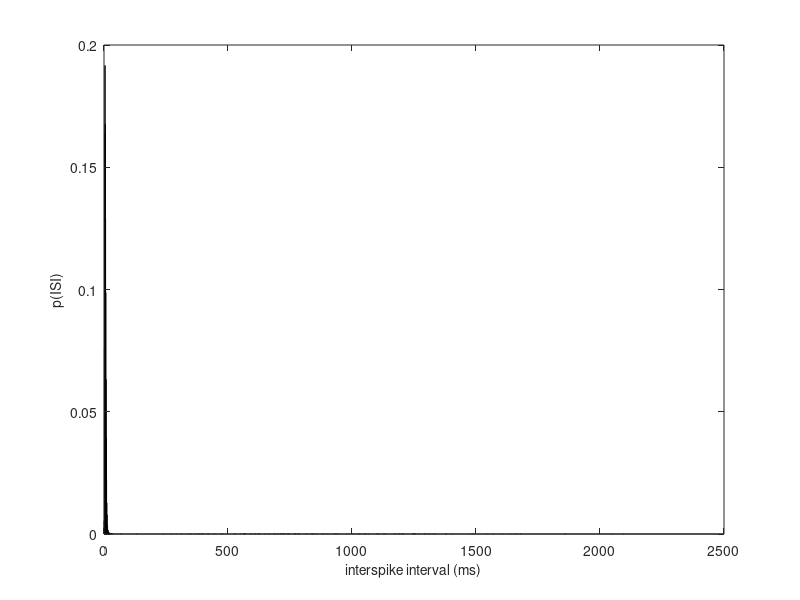

Reproduce this figure in MATLAB.
%%  netword of neurons with different parameters for (amplirude and time constant) 
clc
clear all
close all
%%
load('N11k.mat')

load('N21k.mat')

load('N31k.mat')

load('N41k.mat')

load('N51k.mat')

load('N61k.mat')

load('N71k.mat')

load('N81k.mat')

load('N91k.mat')

load('N101k.mat')





j=1  ;
for i=1:length(N11k)
    S(1,j)=N11k(1,i) ;
    j=j+1 ;
end


for i=1:length(N21k)
    S(1,j)=N21k(1,i) ;
    j=j+1 ;
end

for i=1:length(N31k)
    S(1,j)=N31k(1,i) ;
    j=j+1 ;
end

for i=1:length(N41k)
    S(1,j)=N41k(1,i) ;
    j=j+1 ;
end

for i=1:length(N51k)
    S(1,j)=N51k(1,i) ;
    j=j+1 ;
end

for i=1:length(N61k)
    S(1,j)=N61k(1,i) ;
    j=j+1 ;
end

for i=1:length(N71k)
    S(1,j)=N71k(1,i) ;
    j=j+1 ;
end

for i=1:length(N81k)
    S(1,j)=N81k(1,i) ;
    j=j+1 ;
end

for i=1:length(N91k)
    S(1,j)=N91k(1,i) ;
    j=j+1 ;
end

for i=1:length(N101k)
    S(1,j)=N101k(1,i) ;
    j=j+1 ;
end





%%

xx = unique(S)   ;    % temp vector of vals
S = sort(S)    ;     % sorted input aligns with temp (lowest to highest)
p = zeros(size(xx)); % vector for freqs
% frequency for each value
for i = 1:length(xx)
    p(i) = (sum(S == xx(i)))/ (length(S)) ;
end
xx ;
%p ;
%sum(p)
width=0.2 ;
%subplot(2,1,2) ;
figure
bar(xx,p )
%xlim([0 150])
xlabel('interspike interval (ms)' , 'FontSize', 10)
ylabel('p(ISI)' , 'FontSize', 10)
%set(gca,'XScale','log');





%%
xx=xx' ;
p=p' ;












